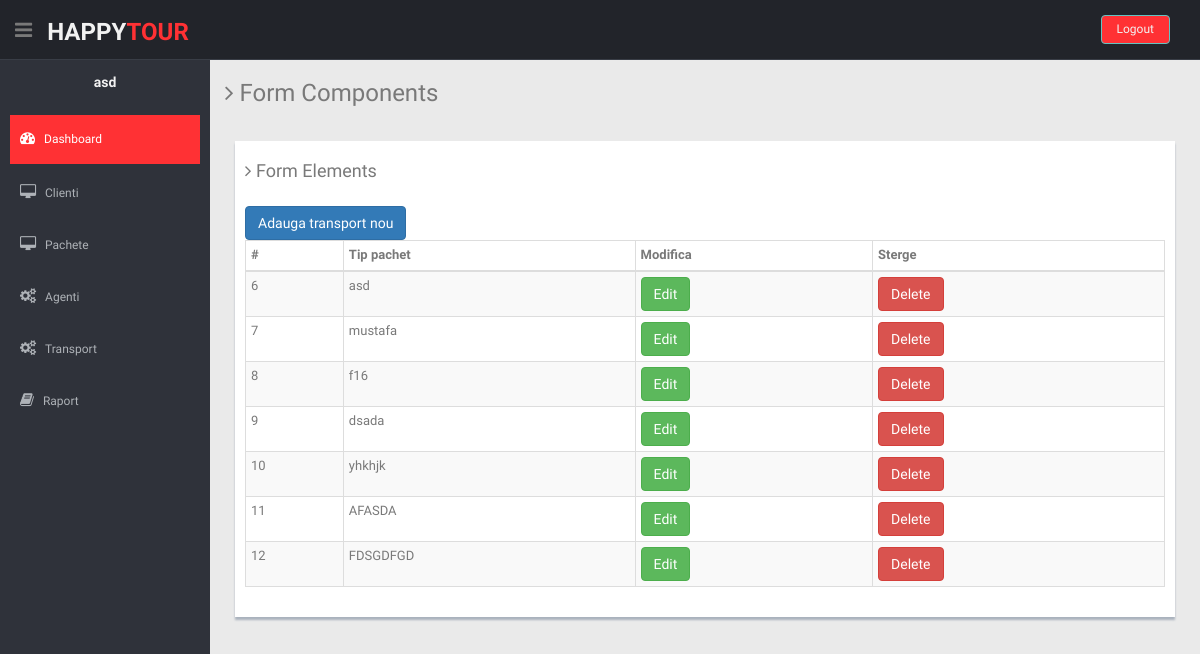
The app's page /ListaTransport.php (signed in) with its own data.
### tables this page shows
CREATE TABLE `tipcalatorie` (
  `id_tipCalatorie` int(11) NOT NULL,
  `tipCalatorie` varchar(255) NOT NULL
);

### ListaTransport.php (the view, shortened to what this page needs)
<?php
 require_once './partials/header.php';
?>
    <?php require_once './partials/sideBar.php' ?>
    <section id="main-content">
      <section class="wrapper">
        <h3><i class="fa fa-angle-right"></i> Form Components</h3>
        <div class="row mt">
          <div class="col-lg-12">
            <div class="form-panel">
              <h4 class="mb"><i class="fa fa-angle-right"></i> Form Elements</h4>
            <button type="button" class="btn btn-primary" data-toggle="modal" data-target="#listatransport">
              Adauga transport nou
            </button>
              <table class="table table-bordered table-striped table-condensed">
                  <thead>
                    <tr>
                      <th>#</th>
                      <th>Tip pachet</th>
                      <th class="numeric">Modifica</th>
                      <th class="numeric">Sterge</th>
                    </tr>
                  </thead>
                  <tbody>
                <?php
                  $sql = mysqli_query($link, "SELECT * FROM tipcalatorie");
                    while($row = mysqli_fetch_array($sql)) {
                        echo "<tr>";
                          echo "<td>{$row['id_tipCalatorie']}</td>";
                          echo "<td>{$row['tipCalatorie']}</td>";
                          ?>
                          <td><button type="button" class="btn btn-success editbtn">Edit</button></td>
                          <td><a href="stergeTransport.php?delete=<?php echo $row['id_tipCalatorie']?>" class="btn btn-danger">Delete</a></td>
                          <?php
                          echo "</tr>";
                    }
                ?>
                  </tbody>
                </table>
            </div>
          </div>
        </div>
      </section>
    </section>
    <?php require_once './partials/footer.php' ?>

### css/style.css (style rules this page uses)
body { color: #797979; background: #eaeaea; font-family: 'Ruda', sans-serif; padding: 0px !important; margin: 0px !important; font-size:13px; }
a, a:hover, a:focus { text-decoration: none; outline: none; }
.mt { margin-top: 25px; }
.mb { margin-bottom: 25px; }
#main-content { margin-left: 210px; }
.wrapper { display: inline-block; margin-top: 60px; padding-left: 15px; padding-right: 15px; padding-bottom: 15px; padding-top: 0px; width: 100%; }
.form-panel { background: #ffffff; margin: 10px; padding: 10px; box-shadow: 0px 3px 2px #aab2bd; text-align: left; }

### records on screen
tipcalatorie: id_tipCalatorie "6", tipCalatorie "asd"
tipcalatorie: id_tipCalatorie "7", tipCalatorie "mustafa"
tipcalatorie: id_tipCalatorie "8", tipCalatorie "f16"
tipcalatorie: id_tipCalatorie "9", tipCalatorie "dsada"
tipcalatorie: id_tipCalatorie "10", tipCalatorie "yhkhjk"
tipcalatorie: id_tipCalatorie "11", tipCalatorie "AFASDA"
tipcalatorie: id_tipCalatorie "12", tipCalatorie "FDSGDFGD"

### other values on screen
$_SESSION['username'] "asd"
